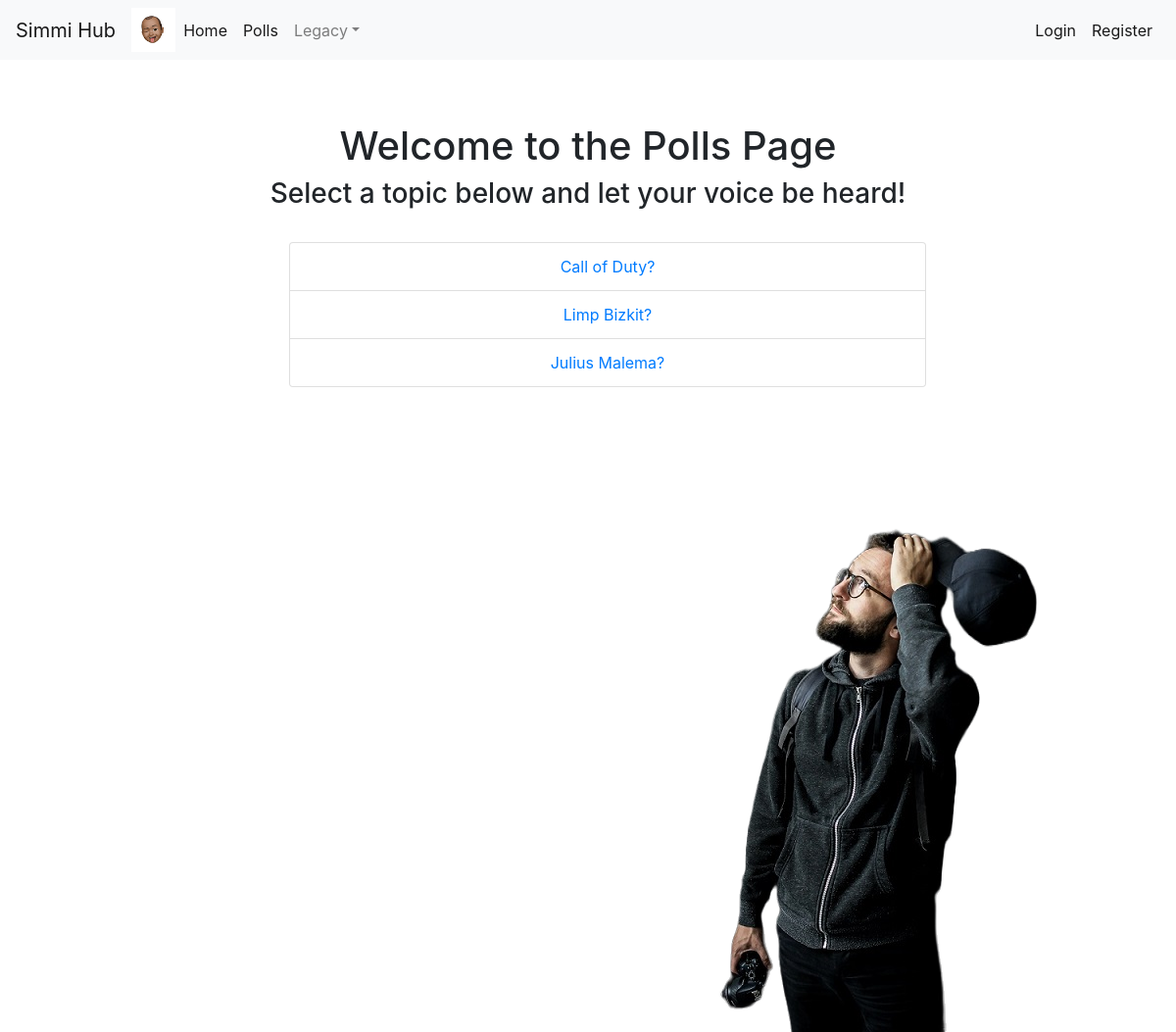
Screenshot of /polls/ with the database file from the repository.
### polls/models.py (models this page shows)
class Question(models.Model):
    question_text = models.CharField(max_length=200)
    pub_date = models.DateTimeField('date published')

### polls/views.py (the view)
# urls.py: path('polls/', views.poll, name='poll'),
def poll(request):
    latest_question_list = Question.objects.order_by('-pub_date')[:5]
    context = {'latest_question_list': latest_question_list}
    return render(request, "polls/poll.html", context)

### polls/templates/polls/poll.html (shortened to what this page needs)
{% extends 'polls/base.html' %}
{% load static %}
{% block content %}
<p></p><br>
<div class="container">
    <div class="row">
        <div class="col">
            <div style="text-align: center;">
                <h1>Welcome to the Polls Page</h1>
                <h3>Select a topic below and let your voice be heard!</h3><br>
                <div class="col-md-8 offset-md-2">
                    {% if latest_question_list %}
                        <ul>
                            {% for question in latest_question_list %}
                            <li class="list-group-item" >
                                <a href = "{% url 'detail' question.id %}">{{ question.question_text }}</a>
                            </li>
                            {% endfor %}
                        </ul>
                        <br>
                    {% else %}
                        <p>No polls are available.</p>
                    {% endif %}
                </div>
            </div>
        </div>
    </div>
</div>
<img src="{% static 'img/valentin-salja-0aX51h4WvAk-unsplash.png' %}" alt="man looking up" style="float: right; margin-top: -150px; margin-left: 250px;">
{% endblock %}

### polls/templates/polls/base.html (shortened to what this page needs)
{% load static %}
<!DOCTYPE html>
<html lang="en">
<head>
    <link rel="stylesheet" href=" https://cdn.jsdelivr.net/npm/bootstrap@4.1.3/dist/css/bootstrap.min.css"
>
    <link href="https://maxcdn.bootstrapcdn.com/font-awesome/4.4.0/css/font-awesome.min.css" rel="stylesheet"/>
    <link rel="stylesheet" href="https://cdn.jsdelivr.net/npm/bootstrap-icons@1.10.3/font/bootstrap-icons.css">
</head>
<body class="d-flex flex-column min-vh-100">
    <header>
        <nav class="navbar navbar-expand-lg navbar-light bg-light">
            <a class="navbar-brand" href="{% url 'home' %}">Simmi Hub</a>
            <div class="collapse navbar-collapse" id="navbarSupportedContent">
                <div class="navbar-header">
                    <img id="myLogo" src="{% static 'logo.png' %}" alt="my logo" height="45">
                </div>
                <ul class="navbar-nav mr-auto">
                    <li class="nav-item active">
                        <a class="nav-link" href="{% url 'home' %}">Home <span class="sr-only">(current)</span></a>
                    </li>
                    <li class="nav-item active">
                        <a class="nav-link" href="{% url 'poll' %}">Polls</a>
                    </li>
                    <li class="nav-item dropdown">
                        <a class="nav-link dropdown-toggle" href="#" id="navbarDropdown" role="button"
                            data-toggle="dropdown" aria-haspopup="true" aria-expanded="false">Legacy</a>
                    </li>
                </ul>
                <ul class="navbar-nav ml-auto">
                    {% if user.is_authenticated %}
                        <form class="form-inline" method=POST action="{% url 'search_polls' %}">
                            {% csrf_token %}
                            <input class="form-control mr-sm-2" type="search" placeholder="Search Polls" aria-label="Search" name="searched" value={{ search_term }}>
                            <button class="btn btn-outline-success my-2 my-sm-0" type="submit">Search</button>
                        </form>
                        <span>&emsp; </span>
                        <li class="nav-item">
                            <a class="nav-link active" href="{% url 'logout' %}">Logout</a>
                        </li>
                        <li class="nav-item active">
                        <a class="nav-link" href="{% url 'edit_profile' %}">Edit Profile</a>
                        </li>
                    {% else %}
                        <li class="nav-item">
                            <a class="nav-link active" href="{% url 'login' %}">Login</a>
                        </li>
                        <li class="nav-item active">
                        <a class="nav-link" href="{% url 'register' %}">Register</a>
                    </li>
                    {% endif %}
                </ul>
            </div>
        </nav>
    </header>
    <br>
    <div class="container">
        {% block content %}
        {% endblock %}
    </div>
</body>
</html>

### rows the page displays
Question: question_text "Call of Duty?"
Question: question_text "Limp Bizkit?"
Question: question_text "Julius Malema?"
